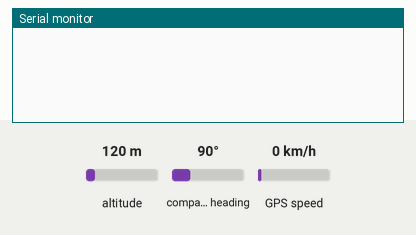
A sketch run on a simulated Arduino Mega 2560, built with avr-gcc and run on an emulated ATmega2560. Parts: the last lines printed to the serial monitor. Inputs (shaded band) come from the test bench; at power-on: GPS speed 0 km/h, altitude 120 m, compass heading 90°. The GPS gets a fix after 3 s at 37.7749, -122.4194 with 8 satellites.

Above: at 1.2 s.
1.3 s: GPS speed set to 2 km/h
At 3.8 s:
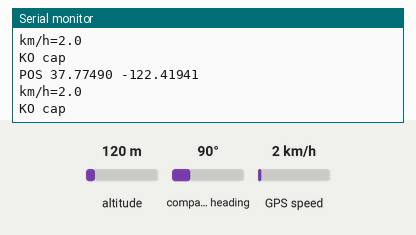
4.5 s: GPS speed set to 30 km/h
At 5.8 s:
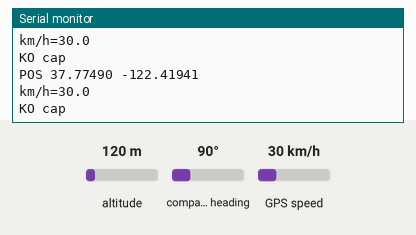

The sketch:

gps_serial1.ino
```cpp
// expect: POS 14.69
// expect: -17.44
// expect: km/h=36.0
// not-expect: KO
// module: {"type":"neo6m","pins":{"TX":"D19","RX":"D18"},"inp":{"gpsCold":0,"gpsSpeed":36,"gpsCourse":45}}
// run-ms: 2300
// GPS NEO-6M sur le port série matériel Serial1 du Mega (TX du module sur RX1 = D19) et TinyGPSPlus ; le véhicule
// roule à 36 km/h vers le nord-est.
#include <TinyGPSPlus.h>
TinyGPSPlus gps;
void setup() { Serial.begin(115200); Serial1.begin(9600); }
void loop() {
  while (Serial1.available()) {
    if (gps.encode(Serial1.read()) && gps.location.isUpdated() && gps.speed.isValid()) {
      Serial.print(F("POS ")); Serial.print(gps.location.lat(), 5); Serial.print(' '); Serial.println(gps.location.lng(), 5);
      Serial.print(F("km/h=")); Serial.println(gps.speed.kmph(), 1);
      if (gps.course.deg() < 44 || gps.course.deg() > 46) Serial.println(F("KO cap"));
    }
  }
}
```

Measured:
- after the input at 1.3 s, the serial monitor: prints a new line after 1.7 s (image 1)
- after the input at 4.5 s, the serial monitor: prints a new line after 0.53 s (image 2)
